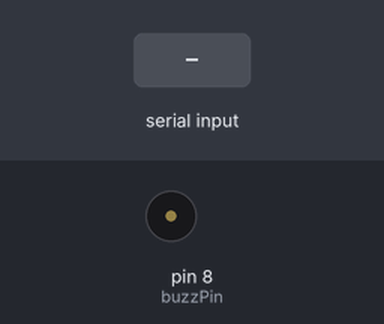
A sketch run on a simulated Arduino Uno, built with avr-gcc and run on an emulated ATmega328P. Shown: buzzer (waves = sounding, pin HIGH). The inputs (shaded band) are chosen by the test bench. What the sketch prints to the serial monitor is not drawn.

Above: at 1.2 s.
1.3 s: "5\n" received over Serial
At 1.6 s:
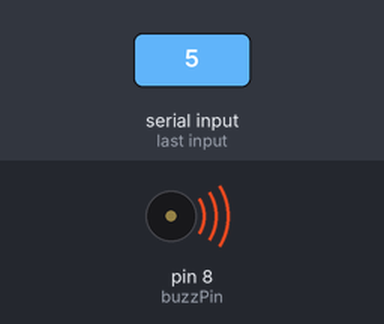
4.3 s: "90,45\n" received over Serial
Timing chart, 0 to 7.3 s (numbered marks = the images above; inputs shaded):
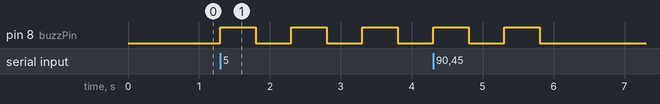

The sketch:

buzz.ino
```cpp
#include <Arduino.h>

int buzzPin = 8;
String prompt = "Enter a number (1-5) to buzz, 0 to stop: ";
int inputNum;

void setup() {
  Serial.begin(9600);
  pinMode(buzzPin, OUTPUT);
  Serial.println(prompt);
}

void loop() {
  if (Serial.available() > 0) {
    inputNum = Serial.parseInt();

    if (inputNum >= 1 && inputNum <= 5) {
      for (int i = 0; i < inputNum; i++) {
        digitalWrite(buzzPin, HIGH);
        delay(500);
        digitalWrite(buzzPin, LOW);
        delay(500);
      }
    }
    else if (inputNum == 0) {
      digitalWrite(buzzPin, LOW);
    }
    else {
      Serial.println("Invalid input. Enter a number between 1 and 5.");
    }

    Serial.println(prompt);
  }
}
```

Measured:
- after the input at 1.3 s, pin 8 (buzzPin): alternates HIGH for 0.50 s and LOW for 0.50 s, starting at once
